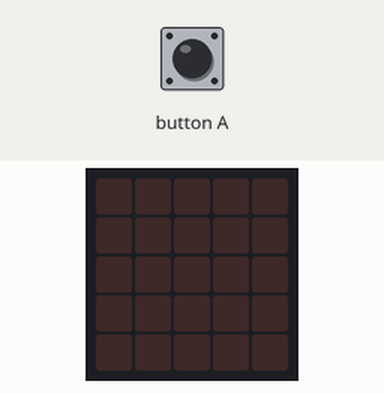
A program run on a simulated BBC micro:bit (MakeCode). Parts: the board's 5×5 LED display. Inputs (shaded band) come from the test bench.

Above: at 1.2 s.
1.3 s: button A pressed for 0.15 s
At 2.0 s:
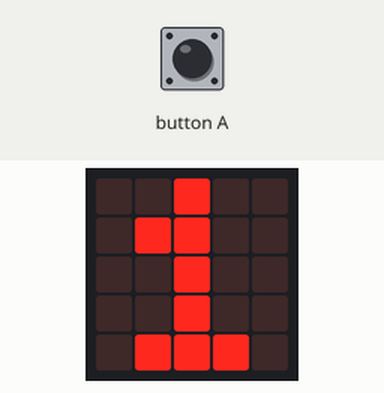
At 5.5 s:
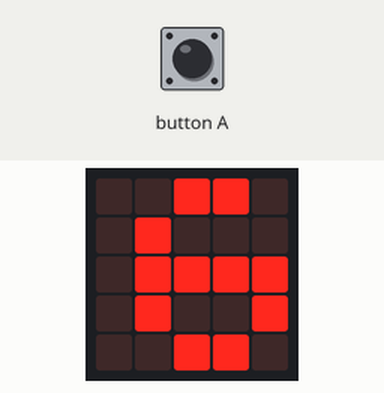
Timing chart, 0 to 7.0 s (numbered marks = the images above; inputs shaded):
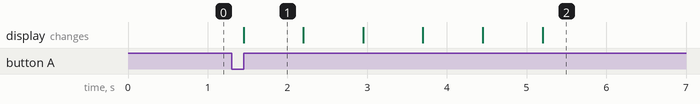

The program:

main.ts
```typescript
input.onButtonPressed(Button.A, function () {
    basic.showNumber(1)
    basic.showNumber(2)
    basic.showNumber(3)
    basic.showNumber(4)
    basic.showNumber(5)
    basic.showLeds(`
        . . # # .
        . # . . .
        . # # # #
        . # . . #
        . . # # .
        `)
})
```

test.ts
```typescript
// 在這裡測試；當此封包作為擴充功能時，將不會編譯此內容。
```

Measured:
- after the input at 1.3 s, the display: changes after 0.15 s (image 1)
- what the display in image 1 shows lasts 0.7 s, from 1.5 s to 2.2 s
